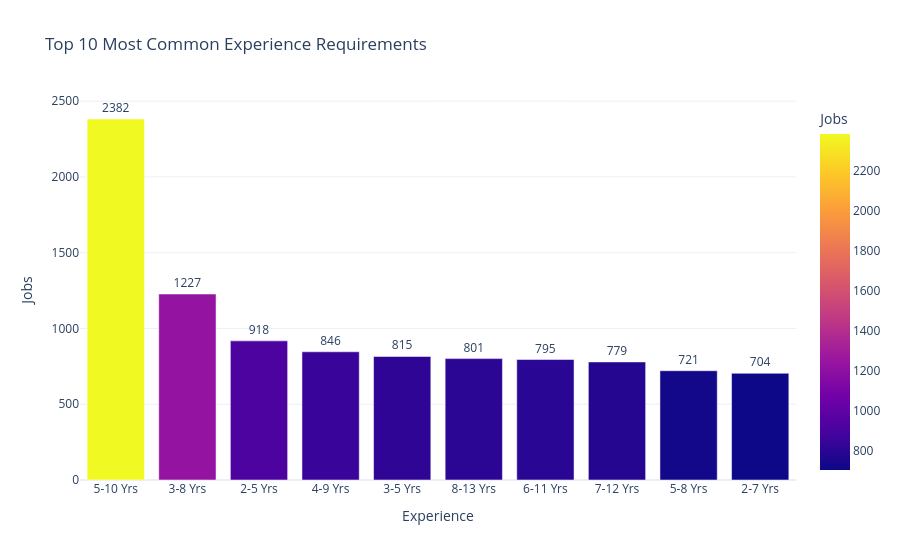

The cell this chart's notebook holds for it:
### Code cell
exp_count = (
    df['experience_raw']
      .value_counts()
      .head(10)
      .reset_index()
)

exp_count.columns = ['Experience', 'Jobs']

fig = px.bar(
    exp_count,
    x='Experience',
    y='Jobs',
    color='Jobs',
    text='Jobs',
    title='Top 10 Most Common Experience Requirements'
)

fig.update_traces(textposition='outside')
fig.update_layout(template='plotly_white')

fig.show()

### Figure 1 — Plotly figure (JSON) as saved in the notebook; plotly's stock layout.template omitted (floating-point values rounded to 4 significant figures)
{"data": [{"hovertemplate": "Experience=%{x}<br>Jobs=%{marker.color}<extra></extra>", "legendgroup": "", "marker": {"color": [2382, 1227, 918, 846, 815, 801, 795, 779, 721, 704], "coloraxis": "coloraxis", "pattern": {"shape": ""}}, "name": "", "orientation": "v", "showlegend": false, "text": [2382.0, 1227.0, 918.0, 846.0, 815.0, 801.0, 795.0, 779.0, 721.0, 704.0], "textposition": "outside", "type": "bar", "x": ["5-10 Yrs", "3-8 Yrs", "2-5 Yrs", "4-9 Yrs", "3-5 Yrs", "8-13 Yrs", "6-11 Yrs", "7-12 Yrs", "5-8 Yrs", "2-7 Yrs"], "xaxis": "x", "y": [2382, 1227, 918, 846, 815, 801, 795, 779, 721, 704], "yaxis": "y"}], "layout": {"barmode": "relative", "coloraxis": {"colorbar": {"title": {"text": "Jobs"}}, "colorscale": [[0, "#0d0887"], [0.1111, "#46039f"], [0.2222, "#7201a8"], [0.3333, "#9c179e"], [0.4444, "#bd3786"], [0.5556, "#d8576b"], [0.6667, "#ed7953"], [0.7778, "#fb9f3a"], [0.8889, "#fdca26"], [1, "#f0f921"]]}, "legend": {"tracegroupgap": 0}, "title": {"text": "Top 10 Most Common Experience Requirements"}, "xaxis": {"anchor": "y", "domain": [0, 1], "title": {"text": "Experience"}}, "yaxis": {"anchor": "x", "domain": [0, 1], "title": {"text": "Jobs"}}}}
